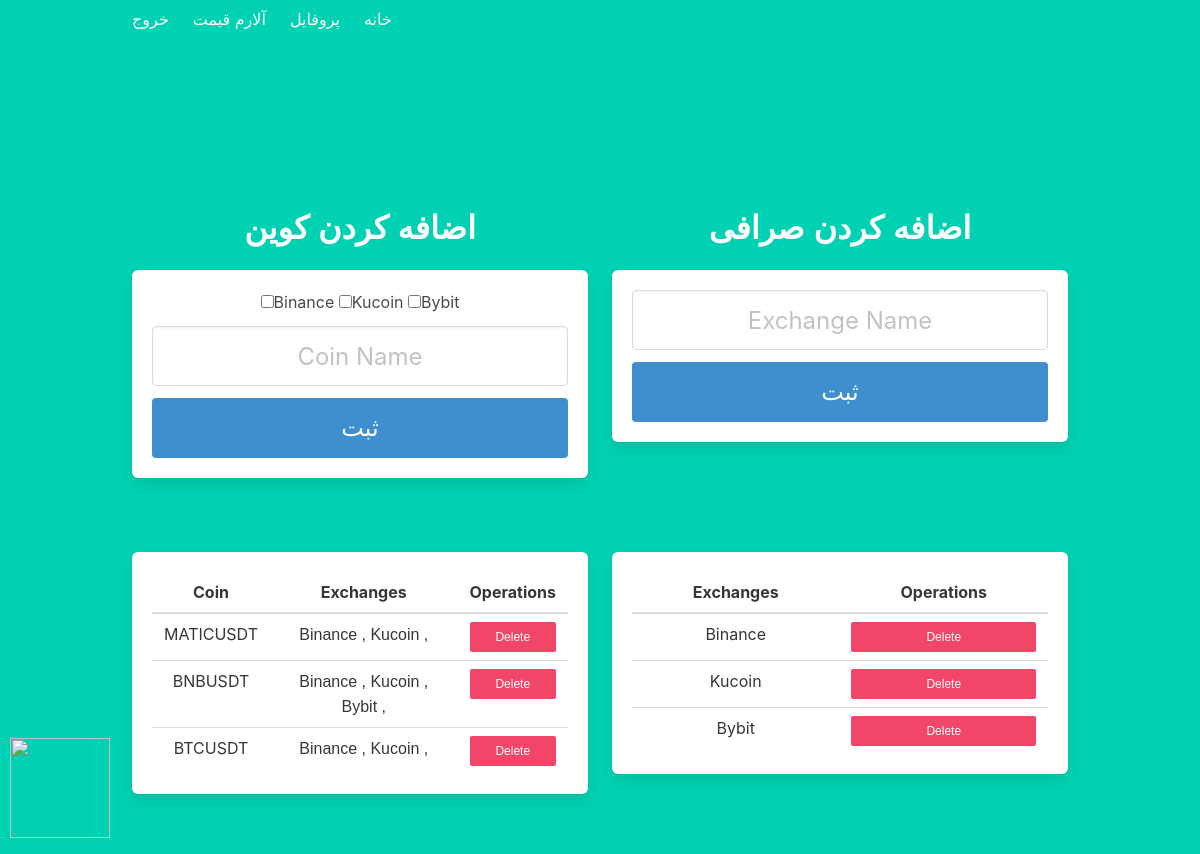
The app's page /admin/add (signed in) with its own data.
### project/models.py (models this page shows)
class Exchange(db.Model):
    id = db.Column(db.Integer, primary_key=True) # primary keys are required by SQLAlchemy
    name = db.Column(db.String(100), unique=True)

class Coin(db.Model):
    id = db.Column(db.Integer, primary_key=True) # primary keys are required by SQLAlchemy
    name = db.Column(db.String(100), unique=True)
    exchanges = db.relationship('Exchange', secondary=coin_exchange, backref='coins')

### project/admin.py (the view)
@admin.route('/admin/add')
def addcoin():
    ex = Exchange.query.all()
    coins = Coin.query.all()
    return render_template('CoinAdd.html', exchanges = ex, coins = coins)

### project/templates/CoinAdd.html (shortened to what this page needs)
{% extends "base.html" %}
{% block content %}
<div class="column is-6" style="margin-top: 300px;;float:right">
    <h3 class="title">اضافه کردن صرافی</h3>
    <div class="box" style="box-sizing: border-box;">
        <form  method="POST" action="/exchange-add">
            <div class="field">
                <div class="control">
                    <input required style="text-align: center; " class="input is-large" type="text" name="name" placeholder="Exchange Name">
                </div>
            </div>
            <button class="button is-block is-info is-large is-fullwidth">ثبت</button>
        </form>
    </div>
</div>
<div class="column is-6" style="margin-top: 300px;float:right">
  <h3 class="title">اضافه کردن کوین</h3>
  <div class="box" style="box-sizing: border-box;">
        <div class="field">
            <div class="control">
                  {% for item in exchanges %}
                    <input type="checkbox" name="exchanges[]" value="{{item.id}}">{{item.name}}</input>
                  {% endfor %}
            </div>
        </div>
        <div class="field">
            <div class="control">
                <input style="text-align: center;  " id="names" class="input is-large" type="text" name="name" placeholder="Coin Name">
            </div>
        </div>
          <button type="button" onclick="submit()" class="button is-block is-info is-large is-fullwidth">ثبت</button>
  </div>
</div>
<div class="column is-6" style="margin-top: 50px;float:right">
    <div class="box">
        <div class="table-container">
            <table class="table is-fullwidth">
                <thead>
                    <tr>
                        <th>Exchanges</th>
                        <th>Operations</th>
                    </tr>
                </thead>
                <tbody>
                    {% for item in exchanges%}
                    <tr>
                        <td>{{item.name}}</td>
                        <td><button onclick="ExchangeDelete({{item.id}})" class="button is-block is-danger is-small is-fullwidth">Delete</button></td>
                    </tr>
                    {% endfor %}
                </tbody>
            </table>
        </div>
    </div>
</div>
<div class="column is-6" style="margin-top: 50px;float:right">
    <div class="box">
        <div class="table-container">
            <table class="table is-fullwidth">
                <thead>
                    <tr>
                        <th>Coin</th>
                        <th>Exchanges</th>
                        <th>Operations</th>
                    </tr>
                </thead>
                <tbody>
                    {% for item in coins%}
                    <tr>
                        <td>{{item.name}}</td>
                        <td>
                            {% for itemm in item.exchanges %}
                            <a>
                                {{itemm.name}} ,
                            </a>
                            {% endfor %}
                        </td>
                        <td><button onclick="CoinDelete({{item.id}})" class="button is-block is-danger is-small is-fullwidth">Delete</button></td>
                    </tr>
                    {% endfor %}
                </tbody>
            </table>
        </div>
    </div>
</div>
{% endblock %}

### project/templates/base.html (style rules this page uses)
a,h1,h2,h3,h4,h5,h6,button,span { font-family: sans-serif; }

### records on screen
Exchange: name "Binance"
Exchange: name "Kucoin"
Exchange: name "Bybit"
Coin: name "MATICUSDT"
Coin: name "BNBUSDT"
Coin: name "BTCUSDT"
